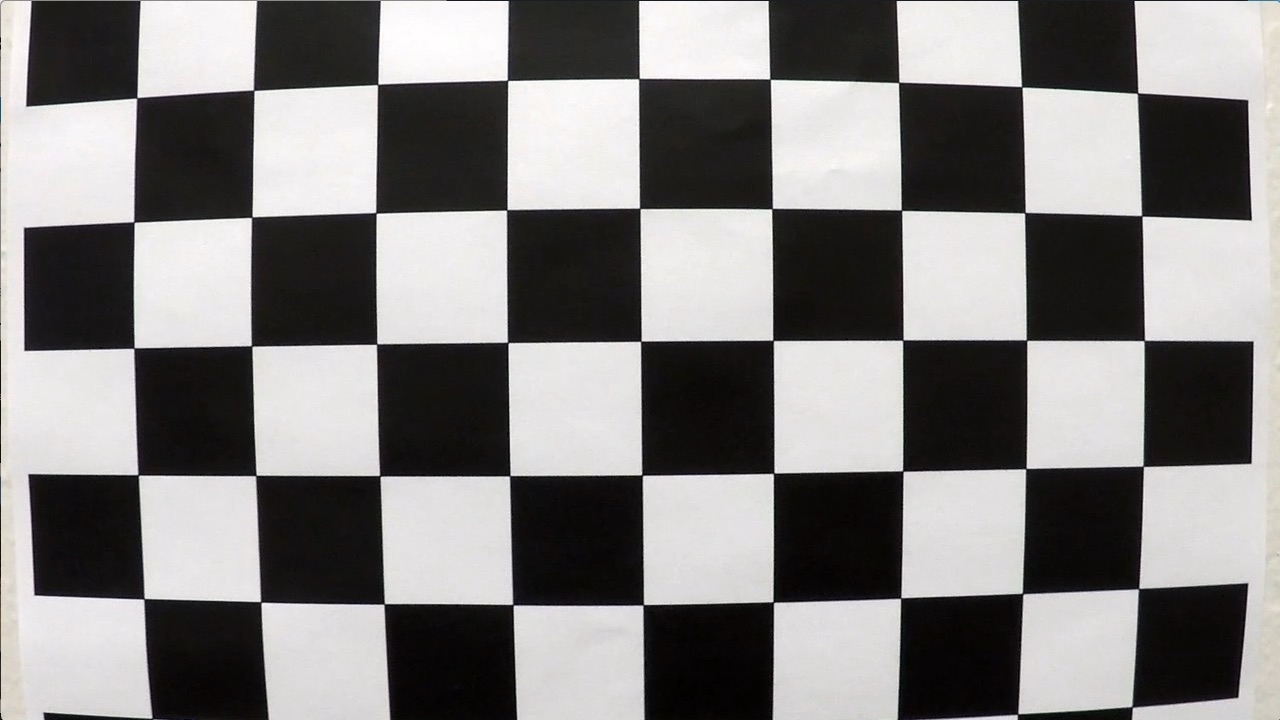
#> input picture camera_cal/calibration1.jpg, 1280 x 720 px; its folder holds 4 pictures in this run; the run also reads 2 pictures not shown here
$ jupyter execute --allow-errors playground.ipynb   (shell and % lines are left out)   (older library calls are emulated)
#> lines starting #> are read from the running program, lines starting #| are printed output that depends on the picture; after the words box and inside, x2 and y2 are one past the last pixel; in counts of white or black regions, pixels touching at a corner belong together
[cell 1]
#importing some useful packages
import matplotlib.pyplot as plt
import matplotlib.image as mpimg
import numpy as np
import cv2
import pickle
import os
from ipywidgets import interact, interact_manual

# Starting with some image utility functions
These will help visualize and save images throughout the project.

[cell 2]
IMAGE_OUTPUT_PATH = 'output_images/'

def load_images_from_dir(path):
    """ return list of (image, filename) from a specified directory"""
    return [(mpimg.imread(os.path.join(path, file)), file) for file in os.listdir(path)]


# [7 lines left out: function weighted_img, not called in this run]

def show_images(images_data, in_gray=False, img_per_row=3, figsize=(20, 10)):
    """Display images as is or in grey scale. images_data = [(image, name)...]"""
    # images count
    img_cnt = len(images_data)

    # show max 3 images per row. Calculate the rows count
    row_cnt = int((img_cnt-1) / img_per_row) + 1

    # display the images
    f, axs =  plt.subplots(row_cnt, img_per_row, figsize=figsize)
    count_images = 0
    for r in range(row_cnt):
        for c in range(img_per_row):
            if count_images < img_cnt:
                count_images += 1
                if row_cnt == 1 and img_per_row == 1:
                     ax = axs
                elif row_cnt == 1:
                    ax = axs[c]
                elif img_per_row == 1:
                    ax = axs[r]
                else:
                    ax = axs[r, c]
                cmap = 'gray' if in_gray else None
                ax.set_title(images_data[img_per_row*r + c][1])
                ax.imshow(images_data[img_per_row*r + c][0], cmap=cmap)


def save_images(list_images_data, filename_prefix='', in_gray=False):
    """Save a list of images to disk.
    `list_images_data` is a list of tuple(image, filename)"""
    #
    #cmap = 'gray' if in_gray == True else None
    #for (image, filename) in list_images_data:
    #    plt.imsave(os.path.join(IMAGE_OUTPUT_PATH, filename_prefix+filename), image, cmap=cmap)

# 1. Camera Calibration

We will use some checkboard images taken by the camera for calibration.
#### a. Let's start looking at some of those chessboard images.

[cell 3]
# Make a list of calibration images
cal_images = load_images_from_dir('camera_cal/')
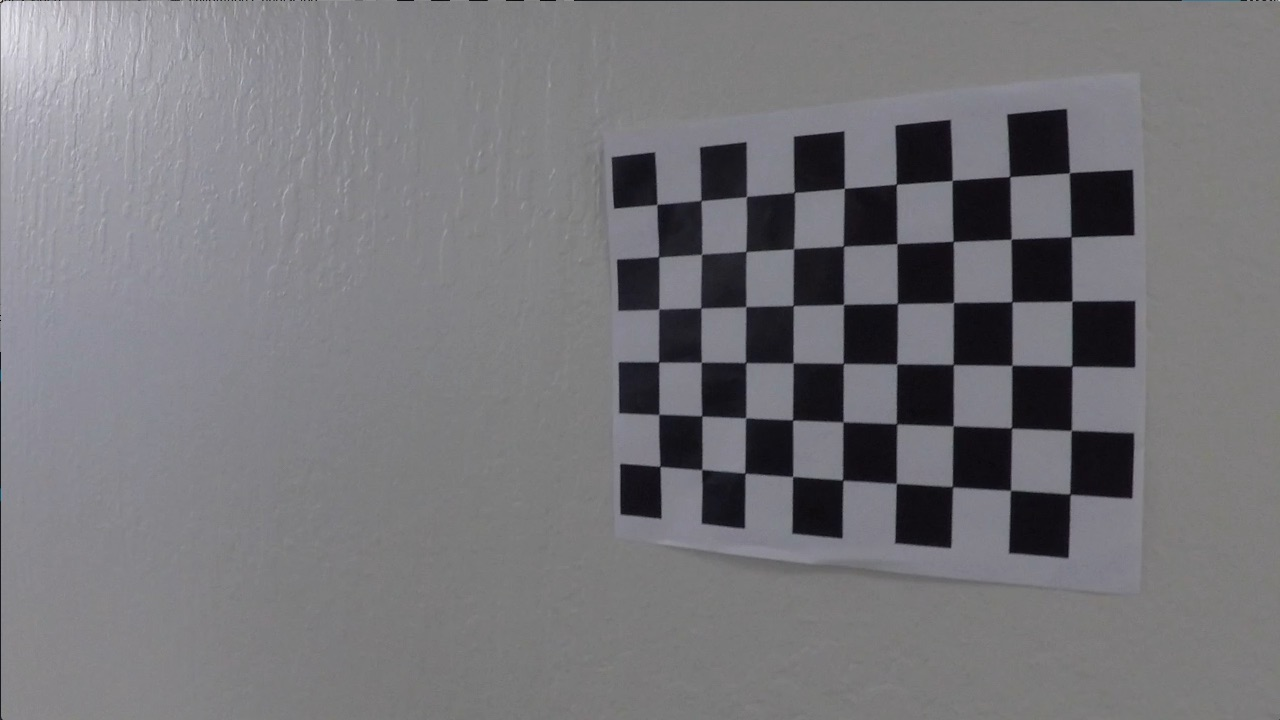
#> input picture camera_cal/calibration12.jpg, 1280 x 720 px
#> cal_images = 4 items
show_images(cal_images[:4], img_per_row=2, figsize=(20, 12))

We will consider for the next steps a 9x6 chessboard.
#### b. Finding the chessboard corners

[cell 4]
CHESS_NX = 9
CHESS_XY = 6

# prepare object points
objp = np.zeros((CHESS_XY*CHESS_NX,3), np.float32)
objp[:,:2] = np.mgrid[0:CHESS_NX, 0:CHESS_XY].T.reshape(-1,2)

# Arrays to store object points and image points from all the images.
objpoints = [] # 3d points in real world space
imgpoints = [] # 2d points in image plane.
img_with_corners = [] # images updated with the drawing of their corners found

# Step through the list and search for chessboard corners
#> (the rest of this cell did not finish here and is left out)

Let's see what we get...

[cell 5]
print('Nb images with corners detected {}/{}'.format(len(img_with_corners), len(cal_images)))
#| Nb images with corners detected 0/4

# Just display few images with their cornes
nb_image_corners_to_display = np.min([4, len(img_with_corners)])
show_images(img_with_corners[:nb_image_corners_to_display], img_per_row=2, figsize=(20, 12))
save_images(img_with_corners, filename_prefix='with_corners_')

#### c. Calculate the distortion coefficients

[cell 6]
# Get thesize of the images
img_size = (cal_images[0][0].shape[1], cal_images[0][0].shape[0])

# Do camera calibration given object points and image points
ret, mtx, dist, rvecs, tvecs = cv2.calibrateCamera(objpoints, imgpoints, img_size, None, None)
#> ret = 0.68; mtx = [[1143.7, 0, 681.7], [0, 1109.2, 367.7], [0, 0, 1]]; dist = [[-0.515, 2.99, -0.00876, 0.00937, 1.41]]; rvecs = ([0.451, -0.252, 0.0361],); tvecs = ([-2.31, -0.422, 19.12],)

# Let's save the interesting distorsion coefficients for later use
dist_pickle = {}
dist_pickle["mtx"] = mtx
dist_pickle["dist"] = dist
pickle.dump(dist_pickle, open("calibration_dist_pickle.p", "wb"))

[cell 7]
def undistort_image(image, dist, mtx):
    """Utility function to undistort an image, given the distortion coefficients"""
    return cv2.undistort(image, mtx, dist, None, mtx)

# Undistort one of the calibration image to see the effect:
cal_image = cal_images[0][0]
#> cal_image is the input picture: shape (720, 1280, 3); mean R, G, B 130.1, 128.4, 127.8
cal_image_undistorted = undistort_image(cal_image, dist, mtx)
show_images([(cal_image, 'Original'), (cal_image_undistorted, 'Undistorted')], img_per_row=2, figsize=(20, 20))
save_images([(cal_image_undistorted, cal_images[0][1])], filename_prefix='undistorted_')

# 2. Load & Undistort test images

[cell 8]
# Load the test images
test_images = load_images_from_dir('test_images/')
#> call 2 of load_images_from_dir, with path = 'test_images/'
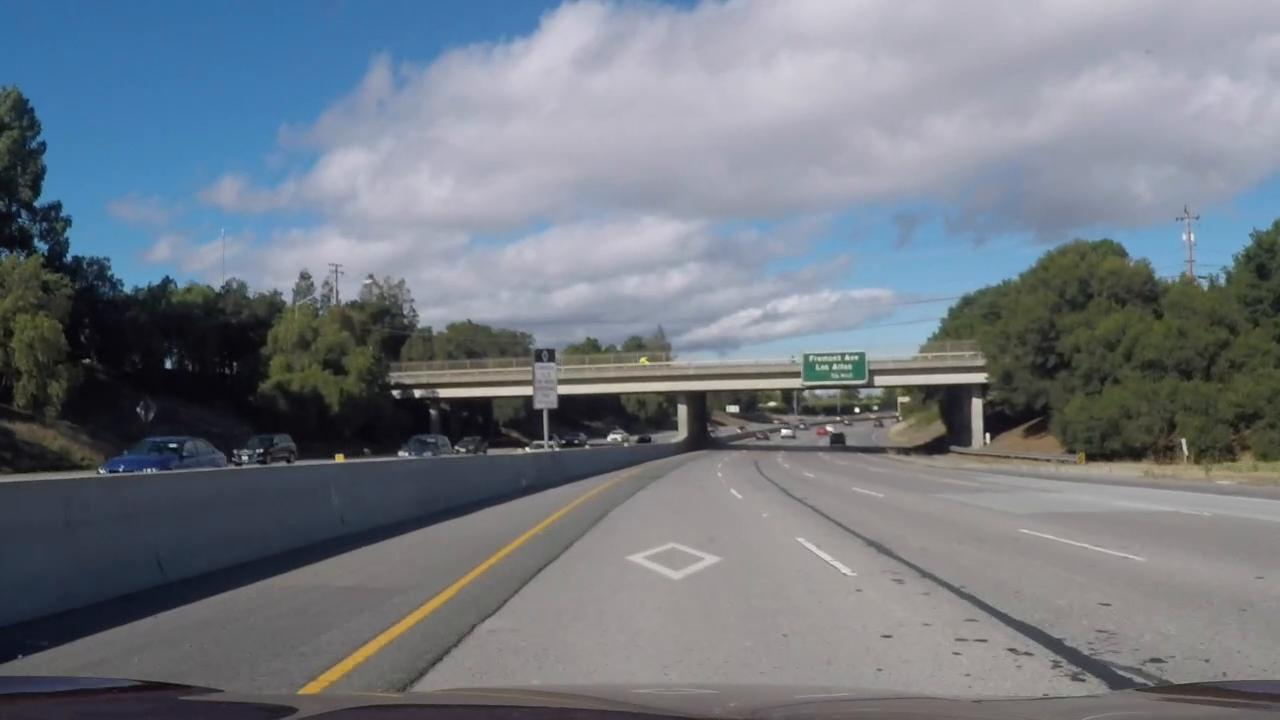
#> input picture test_images/42_image.jpg, 1280 x 720 px
#> test_images = 1 item

# Undistort the test images
undistorted_images = [(undistort_image(image, dist, mtx), 'undistorted_'+fname) for (image, fname) in test_images]
#> undistorted_images = 1 item
save_images(undistorted_images)
#> the sliders are set to image_index = ('undistorted_42_image.jpg', 0

# Display images and their undistorted version interactively
#> (the rest of this cell did not finish here and is left out)

# 4. Perspective Transform
Let's calculate the perspective transform matrix from a typical image and apply it to our thresholded images

[cell 9]
IMG_SIZE = (undistorted_images[0][0].shape[1], undistorted_images[0][0].shape[0])
#IMG_CROP_H = 271
#IMG_CROP_W = 1280
#IMG_SIZE = (1280, 271)
def compute_perspective_transform_matrix(src_coords, dst_coords):
    """Calculate the perspective transform matric from source & destination coordinates"""
    src = np.float32([src_coords[0], src_coords[1], src_coords[2], src_coords[3]])
    dst = np.float32([dst_coords[0], dst_coords[1], dst_coords[2], dst_coords[3]])
    return cv2.getPerspectiveTransform(src, dst)


def apply_warp_perspective(image, M, img_size=IMG_SIZE, flags=cv2.INTER_LINEAR):
    """Apply warp perspective transform to an image"""
    return cv2.warpPerspective(image, M, img_size, flags=flags)

[cell 10]
# [7 lines of commented-out code are left out]

src_coords = [[195, 719], [596, 449], [684, 449], [1123, 719]]

# destination coordinates
dst_coords = [[295, 719], [295, 0], [1023, 0], [1023, 719]]

# Compute transform matrix
M = compute_perspective_transform_matrix(src_coords, dst_coords)

# Compute inverse transform matrix
Minv = compute_perspective_transform_matrix(dst_coords, src_coords)

#> (a cell that did not finish here is left out)

[cell 12]
# Generate warp perspective transform images
warp_undistorted_images = [(apply_warp_perspective(image, M), 'warp_'+fname) for (image, fname) in undistorted_images]
#> warp_undistorted_images = 1 item
save_images(warp_undistorted_images)

#warp_thresholded_images = [(apply_warp_perspective(image, M), 'warp_'+fname) for (image, fname) in thresholded_images]
#save_images(warp_thresholded_images)

# 3. Thresholded Binary Images
Let's explore how we could get acceptable thresholded binary images

#### A. Exploring different color spaces

[cell 13]
# Let's have a look on RGB and HLS channels for each test image

#images_index = [(warp_undistorted_images[i][1], i) for i in range(len(warp_undistorted_images))]
images_index = [(undistorted_images[i][1], i) for i in range(len(undistorted_images))]
#> images_index = [('undistorted_42_image.jpg', 0)]
#> the sliders are set to image_index = ('undistorted_42_image.jpg', 0
#> the sliders are set to image_index = ('undistorted_42_image.jpg', 0, rgb_low = 127, rgb_upper = 127, l_low = 127, l_upper = 127
#> the sliders are set to image_index = ('undistorted_42_image.jpg', 0, l_low = 127, l_upper = 127, s_low = 127, s_upper = 127
#> the sliders are set to image_index = ('undistorted_42_image.jpg', 0, h_yello_low = 127, h_yello_up = 127, s_yello_low = 127, s_yello_up = 127
#> the sliders are set to image_index = ('undistorted_42_image.jpg', 0, sobel_kernel = 23, low_thrx = 127, up_thrx = 127, low_thry = 127, up_thry = 127, low_thr_mag = 127, up_thr_mag = 127, low_thr_dir = 0.7853981633974483, up_thr_dir = 0.7853981633974483

# Using an interactive widget to
#> (the rest of this cell did not finish here and is left out)

White color is very clear on all RGB channels, as well on the L channel of HSL color space.

Yellow color is stronger on the S channel of HLS, but we also know that H channel hold a consistent value of the color under different lighting. It is also quite Ok on R channel of RGB, a little less on the G channel.

Let's explore some combination of those to see where we can get better result.

[cell 14]
# [24 lines left out: function apply_brightness_contrast, not called in this run]


# Trying different threshold values to detect white color on RGB & HLS color spaces

#> (the rest of this cell did not finish here and is left out)

#> (a cell that did not finish here is left out)

#> (a cell that did not finish here is left out)

#> (a cell that did not finish here is left out)

#### B. Exploring some gradiant thresholds based on combination of sobel operators

[cell 18]
##########################################################
## Combining gradients...
##########################################################

# [48 lines left out: functions abs_sobel_thresh, mag_thresh, dir_threshold, not called in this run]


#> (the rest of this cell did not finish here and is left out)

#### C. Selecting final combination of color & gradient thresholding
After testing multiple combinations we will finally go with a combination of:
* Color thresholding : detecting white and yellow color from RGB & HLS color spaces
* Gradient thresholding : using sobel_x operator

[cell 19]
RGB_LOW_WHITE = np.array([190, 190, 190])
RGB_UPPER_WHITE = np.array([255,255,255])
HLS_LOW_WHITE = np.array([0, 190, 0])
HLS_UPPER_WHITE = np.array([255,255,255])
HLS_LOW_YELLOW = np.array([10, 0, 100])
HLS_UPPER_YELLOW = np.array([40, 255, 255])
HLS_LOW_GRAY = np.array([0, 0, 0])
HLS_UPPER_GRAY = np.array([255, 150, 20])
HLS_LOW_BLUE = np.array([90, 0, 0]) #95
HLS_UPPER_BLUE = np.array([130, 200, 255]) #120
HLS_LOW_OTHER = np.array([90, 0, 0]) #95
HLS_UPPER_OTHER = np.array([255, 150, 255]) #120

# Using an interactive widget to
def color_gradient_threshold(image, orient='x', sobel_kernel=3, thresh=(20, 100)):
    """Compute combined color & gradient thresholding binary image"""
    # Convert to HLS
    hls = cv2.cvtColor(image, cv2.COLOR_RGB2HLS)

    # create binary image for white & yellow colors
    white_rgb_binary = cv2.inRange(image, RGB_LOW_WHITE, RGB_UPPER_WHITE) // 255
    white_hls_binary = cv2.inRange(hls, HLS_LOW_WHITE, HLS_UPPER_WHITE) // 255

    # create binary image for yellow color
    yellow_hls_binary = cv2.inRange(hls, HLS_LOW_YELLOW, HLS_UPPER_YELLOW) // 255

    gray_hls_binary = cv2.inRange(hls, HLS_LOW_GRAY, HLS_UPPER_GRAY) // 255
    blue_hls_binary = cv2.inRange(hls, HLS_LOW_BLUE, HLS_UPPER_BLUE) // 255
    other_hls_binary = cv2.inRange(hls, HLS_LOW_OTHER, HLS_UPPER_OTHER) // 255

    # Calculate directional X gradient
    gray = cv2.cvtColor(image, cv2.COLOR_RGB2GRAY)
    sobel = cv2.Sobel(gray, cv2.CV_64F, int(orient=='x'), int(orient=='y'), ksize=sobel_kernel)
    abs_sobel = np.absolute(sobel)
    scaled_sobel = np.uint8(255*abs_sobel/np.max(abs_sobel))

    # Combined binary threshold
    combined_binary = np.zeros_like(scaled_sobel)
    combined_binary[((scaled_sobel >= thresh[0]) & (scaled_sobel <= thresh[1]) & (other_hls_binary == 0)
                    & (gray_hls_binary == 0)) |
                    ((white_rgb_binary == 1) & (white_hls_binary == 1)) | (yellow_hls_binary == 1)] = 1
    #combined_binary[((white_rgb_binary == 1) & (white_hls_binary == 1)) | (yellow_hls_binary == 1)] = 1

    return combined_binary


# Convert to HLS
hls = cv2.cvtColor(undistorted_images[0][0], cv2.COLOR_RGB2HLS)

# create binary images for white color
#rgb_binary = cv2.inRange(image, rgb_low_white, rgb_upper_white) // 255
l_binary1 = cv2.inRange(hls, HLS_LOW_GRAY, HLS_UPPER_GRAY) // 255
l_binary2 = cv2.inRange(hls, HLS_LOW_BLUE, HLS_UPPER_BLUE) // 255
l_binary3 = cv2.inRange(hls, HLS_LOW_OTHER, HLS_UPPER_OTHER) // 255

f, (ax1, ax2, ax3) =  plt.subplots(3, 1, figsize=(20, 30))
ax1.imshow(l_binary1, cmap='gray')
ax2.imshow(l_binary2, cmap='gray')
ax3.imshow(l_binary3, cmap='gray')
#> the sliders are set to image_index = ('undistorted_42_image.jpg', 0

#> (a cell that did not finish here is left out)

[cell 21]
# Gradiant & Threshold of the undistorted images
thresholded_images = [(color_gradient_threshold(image), 'thresholded_'+fname) for (image, fname) in undistorted_images]
#> thresholded_images = 1 item
save_images(thresholded_images)

[cell 22]
from ipywidgets import IntSlider, FloatSlider

def region_of_interest(img, vertices):
    """
    Applies an image mask.

    Only keeps the region of the image defined by the polygon
    formed from `vertices`. The rest of the image is set to black.
    `vertices` should be a numpy array of integer points.
    """
    #defining a blank mask to start with
    mask = np.zeros_like(img)

    #defining a 3 channel or 1 channel color to fill the mask with depending on the input image
    if len(img.shape) > 2:
        channel_count = img.shape[2]  # i.e. 3 or 4 depending on your image
        ignore_mask_color = (255,) * channel_count
    else:
        ignore_mask_color = 255

    #filling pixels inside the polygon defined by "vertices" with the fill color
    cv2.fillPoly(mask, vertices, ignore_mask_color)

    #returning the image only where mask pixels are nonzero
    masked_image = cv2.bitwise_and(img, mask)
    return masked_image


# Let's use an interactive function to display the selected area of interest

# Get image size
IMG_H, IMG_W = thresholded_images[0][0].shape
#> the sliders are set to image_id = ('undistorted_42_image.jpg', 0, l_bottom_x = 150, l_bottom_y = 719, l_top_x = 627, l_top_y = 400, r_top_x = 683, r_top_y = 400, r_bottom_x = 1200, r_bottom_y = 719

# Create the coordinates sliders
wg_l_bottom_x = IntSlider(min=0, max=IMG_W-1, step=1, value=150)  # bottom-left x
wg_l_bottom_y = IntSlider(min=0, max=IMG_H-1, step=1, value=719)  # bottom-left y
wg_l_top_x = IntSlider(min=0, max=IMG_W-1, step=1, value=627)  # top-left x
wg_l_top_y = IntSlider(min=0, max=IMG_H-1, step=1, value=400)  # top-left y
wg_r_top_x = IntSlider(min=0, max=IMG_W-1, step=1, value=683)  # top-right x
wg_r_top_y = IntSlider(min=0, max=IMG_H-1, step=1, value=400)  # top-right y
wg_r_bottom_x = IntSlider(min=0, max=IMG_W-1, step=1, value=1200)  # bottom-right x
wg_r_bottom_y = IntSlider(min=0, max=IMG_H-1, step=1, value=719)  # bottom-right y

# define interactive range values and step for each parameters
#> (the rest of this cell did not finish here and is left out)

[cell 23]
# Value selected after playing with the interactive canny function
vertices = np.array([[(150, IMG_H-1),(627, 400), (683, 400), (1200, IMG_H-1)]], dtype=np.int32)
thresholded_images = [(region_of_interest(image, vertices), file) for (image, file) in thresholded_images]
#> in region_of_interest, `masked_image = cv2.bitwise_and(img, mask)`:
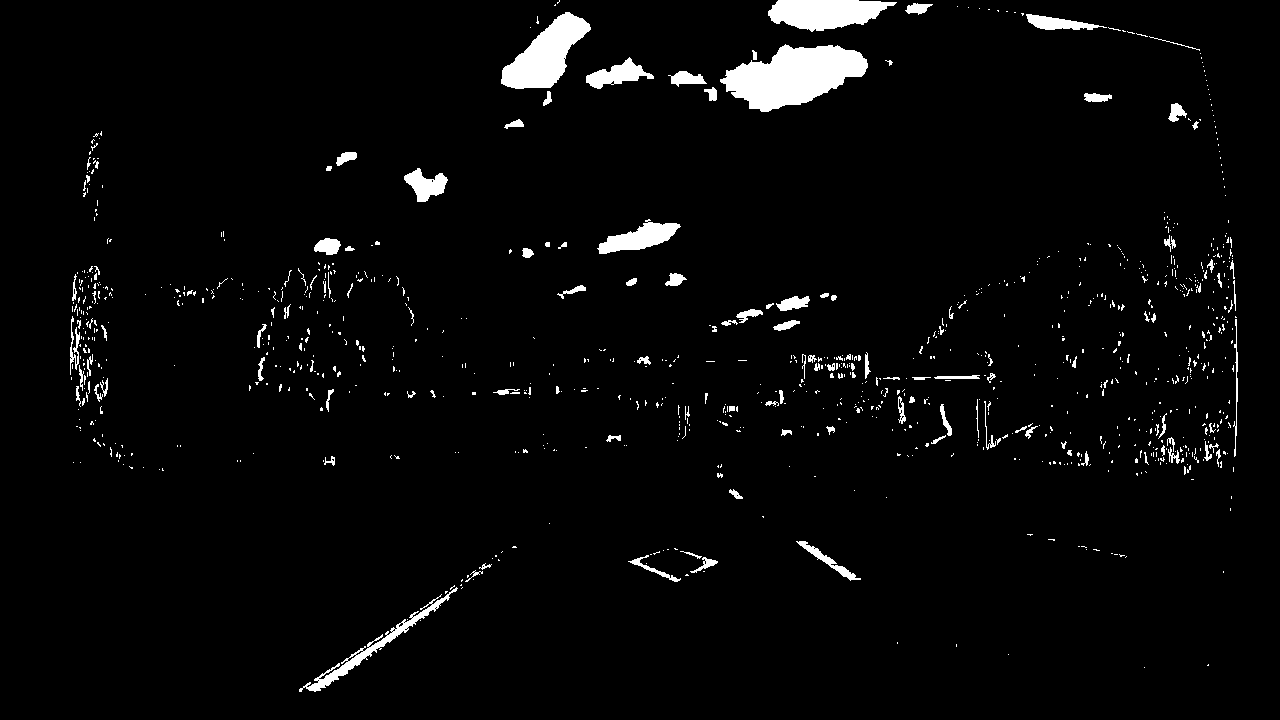
#> img: shape (720, 1280); values 0 (black) and 1 (white), 3.3% white; 1018 white regions (885 under 20 px), largest, box (x1, y1, x2, y2) and area: (720, 44, 868, 112) 6075, (501, 12, 591, 89) 3470, (768, 0, 897, 32) 2844
#> the sliders are set to image_index = ('undistorted_42_image.jpg', 0

# 4. Perspective Transform

Let's calculate the perspective transform matrix from a typical image and apply it to our thresholded images

[cell 24]
IMG_SIZE = (undistorted_images[0][0].shape[1], undistorted_images[0][0].shape[0])
#IMG_CROP_H = 271
#IMG_CROP_W = 1280
#IMG_SIZE = (1280, 271)
def compute_perspective_transform_matrix(src_coords, dst_coords):
    """Calculate the perspective transform matric from source & destination coordinates"""
    src = np.float32([src_coords[0], src_coords[1], src_coords[2], src_coords[3]])
    dst = np.float32([dst_coords[0], dst_coords[1], dst_coords[2], dst_coords[3]])
    return cv2.getPerspectiveTransform(src, dst)


def apply_warp_perspective(image, M, img_size=IMG_SIZE, flags=cv2.INTER_LINEAR):
    """Apply warp perspective transform to an image"""
    return cv2.warpPerspective(image, M, img_size, flags=flags)

[cell 25]
# Test image to use for calculating the transform matric
perpective_test_image = undistorted_images[0][0]


# [7 lines of commented-out code are left out]

src_coords = [[195, 719], [596, 449], [684, 449], [1123, 719]]

# destination coordinates
dst_coords = [[295, 719], [295, 0], [1023, 0], [1023, 719]]

# Compute transform matrix
M = compute_perspective_transform_matrix(src_coords, dst_coords)

# Compute inverse transform matrix
Minv = compute_perspective_transform_matrix(dst_coords, src_coords)

#> (a cell that did not finish here is left out)

[cell 27]
# Generate warp perspective transform images
warp_undistorted_images = [(apply_warp_perspective(image[449:,:], M), 'warp_'+fname) for (image, fname) in undistorted_images]
save_images(warp_undistorted_images)

warp_thresholded_images = [(apply_warp_perspective(image[449:,:], M), 'warp_'+fname) for (image, fname) in thresholded_images]
#> warp_thresholded_images = 1 item
#> the sliders are set to image_index = ('undistorted_42_image.jpg', 0
#save_images(warp_thresholded_images)
